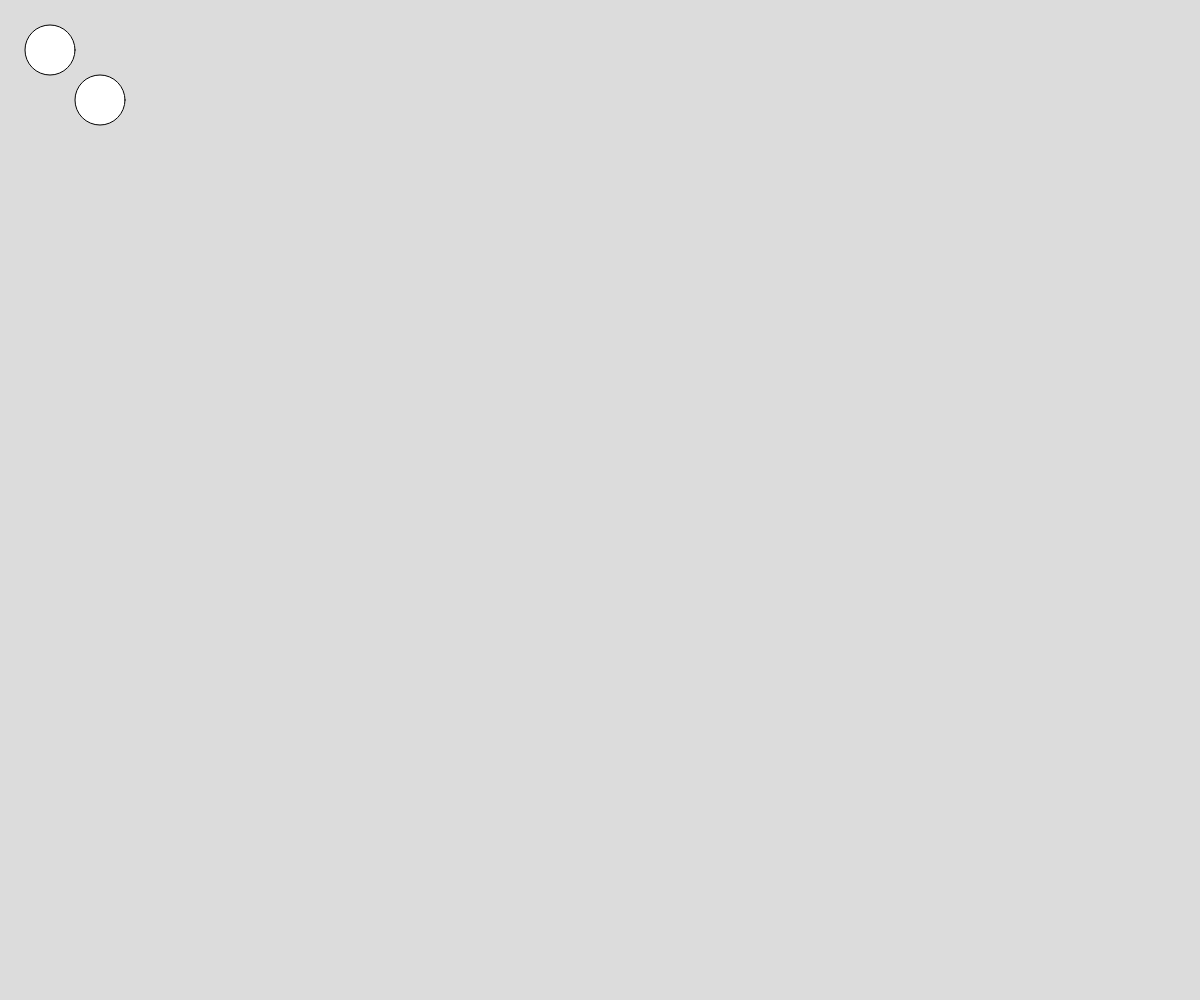
Frame 1 (no input)
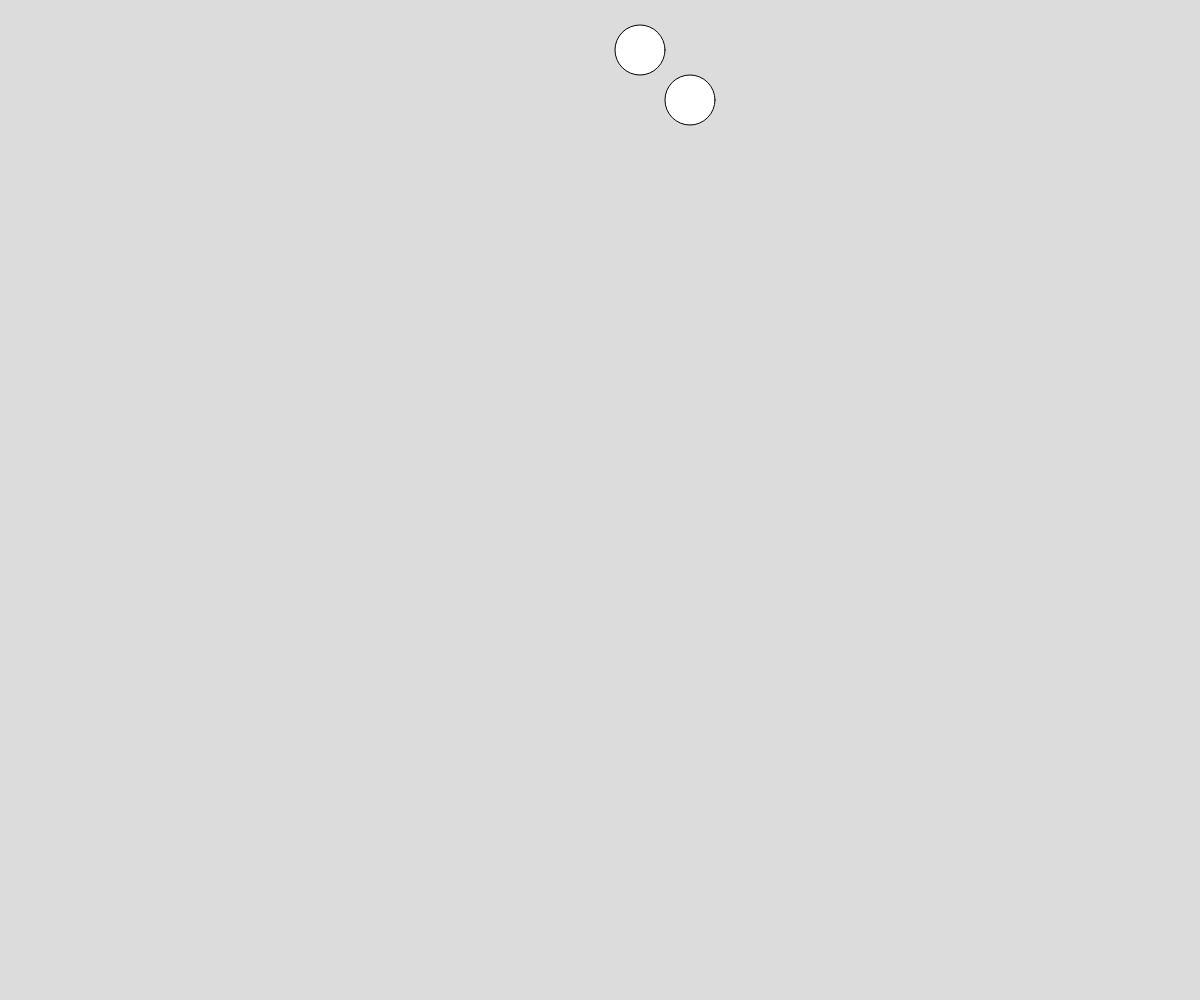
Frame 60 (no input)
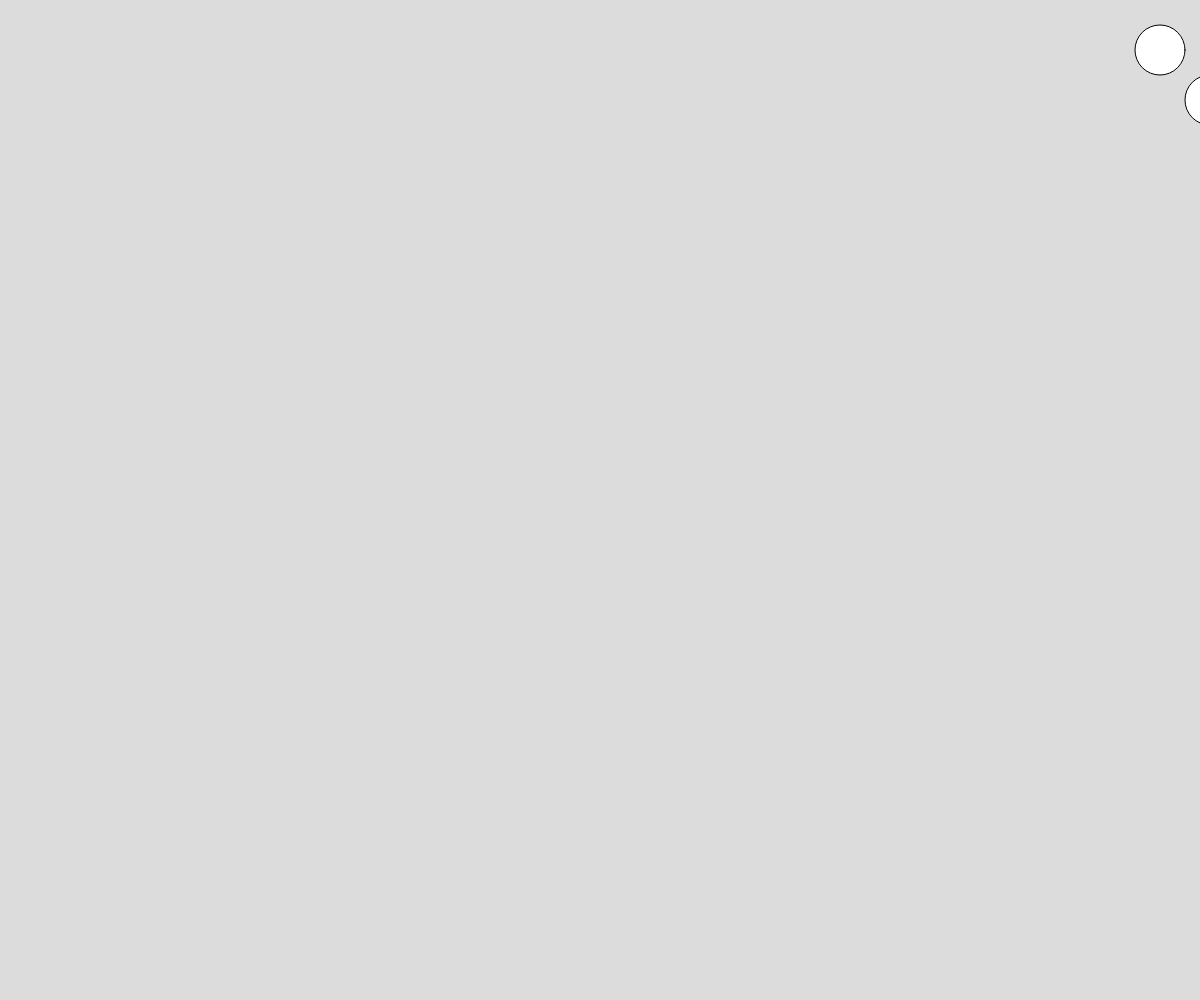
Frame 120 (the mouse pressed at the canvas centre since frame 60)

The p5.js sketch that drew these frames (run headless with seeded random() and noise() and a simulated clock; from frame 60 on, the mouse is pressed at the canvas centre):

// p5.js sketch
// ── sketch.js
var xpos =50;
var ypos = 50;
var xpos1 = 100;
var ypos1 = 100;
var xdir = 10;
var ydir = 1;


function setup() {
  createCanvas(windowWidth, windowHeight);
}

function draw() {
    background(220);
	ellipse(xpos, ypos, 50 , 50);
	ellipse(xpos1,ypos1,50, 50);
	xpos = xpos + xdir;
	xpos1 = xpos1 + xdir;
	if (xpos >= windowWidth || xpos <= 25){
		xdir = xdir * -1;
	}
}
